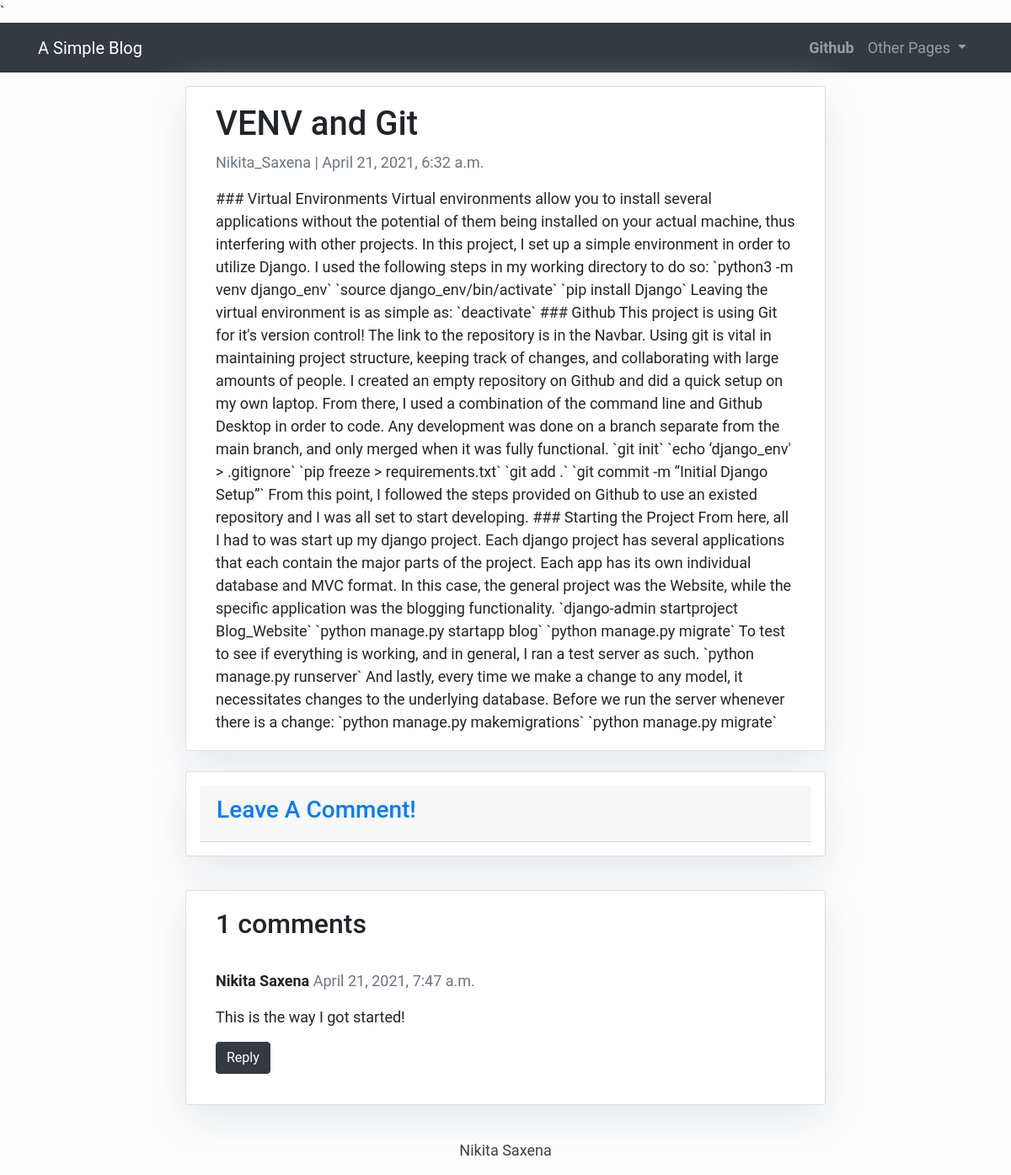
The page /venv-and-git/ on the database its author committed.
### blog/models.py (models this page shows, shortened)
class SimpleBlogPost(models.Model):
    title = models.CharField(max_length=200, unique=True)
    slug = models.SlugField(max_length=200, unique=True)  # Slug: URL for the post
    content = models.TextField()
    created_on = models.DateTimeField(auto_now_add=True)
    author = models.ForeignKey(User, on_delete=models.CASCADE, related_name='blog_posts')
    status = models.IntegerField(choices=STATUS, default=1)
    class Meta:
        ordering = ['-created_on']

class SimpleComment(models.Model):
    post = models.ForeignKey(SimpleBlogPost, related_name='comments', on_delete=models.CASCADE)
    name = models.CharField(max_length=80)
    email = models.EmailField(max_length=200, blank=True)
    body = models.TextField()
    created_on = models.DateTimeField(auto_now_add=True)
    status = models.IntegerField(choices=STATUS, default=1)
    parent = models.ForeignKey('self', null=True, blank=True, related_name='replies', on_delete=models.CASCADE)
    class Meta:
        ordering = ['-created_on']

### blog/views.py (the view)
# urls.py: path('<slug:slug>/', views.post_detail, name='post_detail'),
def post_detail(request, slug):
    template_name = 'post_detail.html'
    post = get_object_or_404(SimpleBlogPost, slug=slug)
    comments_ordered = get_nested_comments(post)
    count = len(comments_ordered)
    if request.method == 'POST':
        comment_form = SimpleCommentForm(data=request.POST)
        if comment_form.is_valid():
            try:
                parent_id = int(request.POST.get('parent_id'))
            except:
                parent_id = None
            parent_obj = None
            if parent_id:
                parent_obj = SimpleComment.objects.get(id=parent_id)
                if parent_obj:
                    reply_comment = comment_form.save(commit=False)
                    reply_comment.parent = parent_obj
            new_comment = comment_form.save(commit=False)
            new_comment.post = post
            new_comment.save()
            return HttpResponseRedirect(post.get_absolute_url())  # Redirect user to post
    else:
        comment_form = SimpleCommentForm()
    return render(request,
                  template_name,
                  {'post': post,
                   'comment_form': comment_form,
                   'comments_ordered': comments_ordered,
                   'count' : count,
                   })

### blog/views.py (called while the page is built)
def get_nested_comments(post):
    parent_comments = post.comments.filter(status=1, parent__isnull=True).order_by('-created_on')
    comments_ordered = []
    comments_ordered= get_nested_comments_helper(parent_comments, comments_ordered, indent=0)
    return comments_ordered

def get_nested_comments_helper(comment_list, comments_ordered, indent = 0):
    for c in comment_list:
        comments_ordered.append((c,indent, 12-indent))
        c_replies = c.replies.all()
        if c_replies:
            comments_ordered = get_nested_comments_helper(c_replies, comments_ordered, indent=indent + 1)
    return comments_ordered

### templates/post_detail.html (shortened to what this page needs)
{% extends 'base.html' %} {% block content %}
{% load crispy_forms_tags %}
<div class="container">
    <div class="row justify-content-md-center">
        <div class="col-md-8 card mb-4  mt-3 left  top">
             <div class="card-body">
                <h1>{% block title %} {{ post.title }} {% endblock title %}</h1>
                <p class=" text-muted">{{ post.author }} | {{ post.created_on }}</p>
                <p class="card-text content-markdown">{{ post.content | safe }}</p>
            </div>
        </div>
    </div>
    <div class="row justify-content-md-center">
        <div class="col-md-8 card mb-4 p-3">
            <div class="card-header">
                <h3>
                    <a class="card-link" data-toggle="collapse" href="#collapseNewComment" aria-expanded="false" aria-controls="collapseExample">
                        Leave A Comment!
                    </a>
                </h3>
            </div>
        </div>
    </div>
     <div class="row justify-content-md-center">
        <div class="col-md-8 card mb-4  mt-3 ">
            <div class="card-body">
            <h2>{{ count }} comments </h2>
            {% for comment,indent,size in comments_ordered %}
                <div class="comments">
                    {% if indent == 0 %}
                        <br>
                    {% endif %}
                    <div class="row">
                            <div class="col-sm-{{ size }}">
                                <p class="font-weight-bold">
                                    {{ comment.name }}
                                    <span class=" text-muted font-weight-normal">
                                        {{ comment.created_on }}
                                    </span>
                                </p>
                                {{ comment.body | linebreaks }}
                                <p>
                                    <a class="btn btn-dark" data-toggle="collapse" href="#collapse{{ comment.id }}" role="button" aria-expanded="false" aria-controls="collapseExample">
                                        Reply
                                    </a>
                                </p>
                            </div>
                    </div>
                </div>
            {% endfor %}
          </div>
        </div>
    </div>
  </div>
{% endblock content %}

### templates/base.html (style rules this page uses)
body { font-family: "Roboto", sans-serif; font-size: 17px; background-color: #fdfdfd; }

### templates/post_detail.html (style rules this page uses)
body { font-family: "Roboto", sans-serif; font-size: 18px; background-color: #fdfdfd; }
.card { box-shadow: 0 16px 48px #E3E7EB; }

### rows shown on the page
SimpleBlogPost: title "VENV and Git", author "Nikita_Saxena", created_on "April 21, 2021, 6:32 a.m.", content "### Virtual Environments Virtual environments allow you to install several applications without the potential of them being installed on your actual machine, thus interfering with other projects. In this project, I set up a simple environment in order to utilize Django. I used the following steps in my working directory to do so: `python3 -m venv django_env` `source django_env/bin/activate` `pip install Django` Leaving the virtual environment is as simple as: `deactivate` ### Github This project is using Git for it's version control! The link to the repository is in the Navbar. Using git is vital in maintaining project structure, keeping track of changes, and collaborating with large…"
SimpleComment: name "Nikita Saxena", created_on "April 21, 2021, 7:47 a.m.", body "This is the way I got started!"

### other values the page prints
{{ count }} "1"
